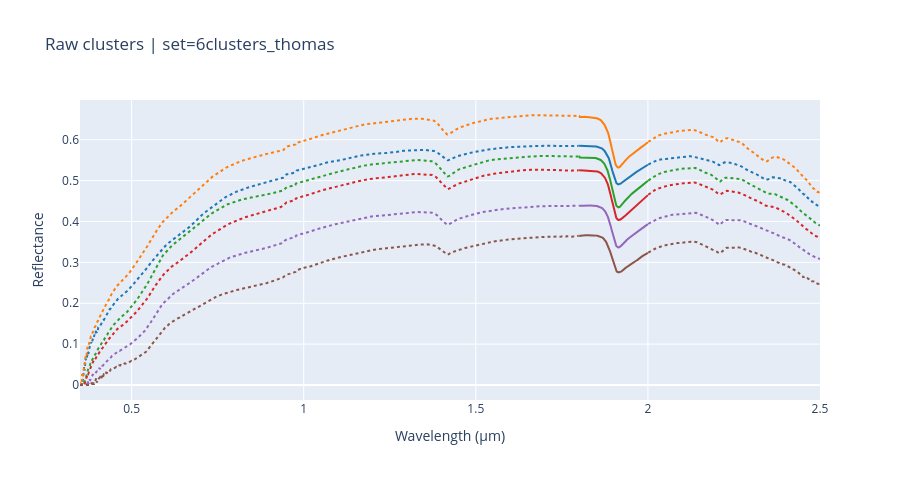
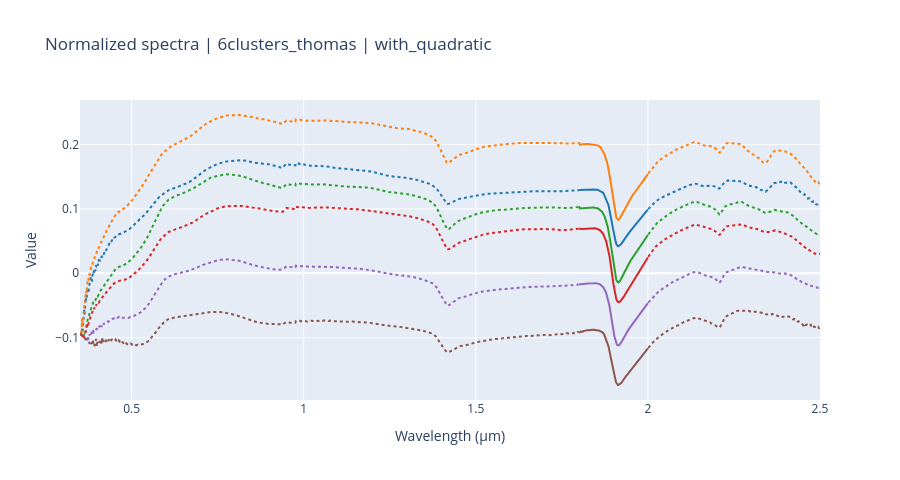
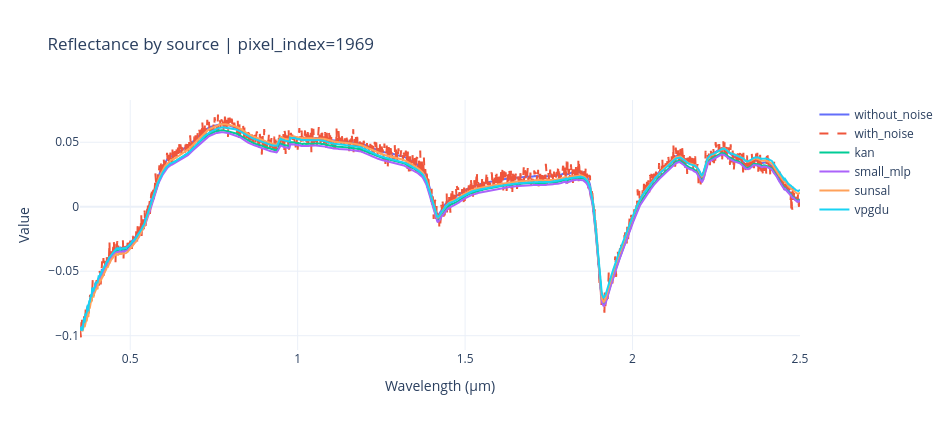
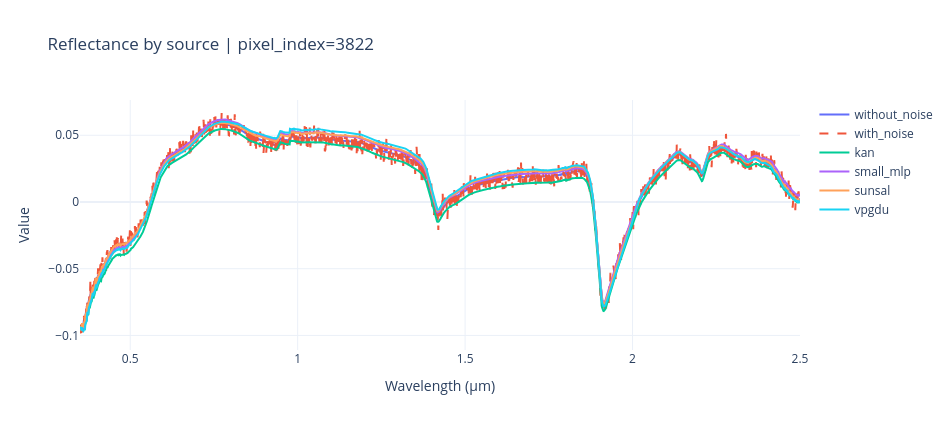

The code cell stored with these charts, in order, in its notebook:
### Code cell
run_experiments_notebook(project_root=project_root)
if IN_COLAB:
    # disconnect from the runtime to avoid timeout
    from google.colab import runtime  # type: ignore[import-not-found]
    runtime.unassign()

### Figure 1 — Plotly figure (JSON) as saved in the notebook; plotly's stock layout.template omitted (floating-point values rounded to 4 significant figures; data arrays with more than 128 entries replaced by an {"elided": "..."} marker saying what was removed)
{"data": [{"hovertemplate": "cluster=%{fullData.name}<br>wavelength=%{x:.3f} um<br>value=%{y:.4f}<extra></extra>", "legendgroup": "Cluster 1", "line": {"color": "#1f77b4", "dash": "solid"}, "mode": "lines", "name": "Cluster 1", "showlegend": false, "type": "scatter", "x": {"elided": "201 float values"}, "y": {"elided": "201 float values"}}, {"hovertemplate": "cluster=%{fullData.name}<br>wavelength=%{x:.3f} um<br>value=%{y:.4f}<extra></extra>", "legendgroup": "Cluster 1", "line": {"color": "#1f77b4", "dash": "dot"}, "mode": "lines", "name": "Cluster 1", "showlegend": false, "type": "scatter", "x": {"elided": "1450 float values"}, "y": {"elided": "1450 float values"}}, {"hovertemplate": "cluster=%{fullData.name}<br>wavelength=%{x:.3f} um<br>value=%{y:.4f}<extra></extra>", "legendgroup": "Cluster 1", "line": {"color": "#1f77b4", "dash": "dot"}, "mode": "lines", "name": "Cluster 1", "showlegend": false, "type": "scatter", "x": {"elided": "500 float values"}, "y": {"elided": "500 float values"}}, {"hovertemplate": "cluster=%{fullData.name}<br>wavelength=%{x:.3f} um<br>value=%{y:.4f}<extra></extra>", "legendgroup": "Cluster 2", "line": {"color": "#ff7f0e", "dash": "solid"}, "mode": "lines", "name": "Cluster 2", "showlegend": false, "type": "scatter", "x": {"elided": "201 float values"}, "y": {"elided": "201 float values"}}, {"hovertemplate": "cluster=%{fullData.name}<br>wavelength=%{x:.3f} um<br>value=%{y:.4f}<extra></extra>", "legendgroup": "Cluster 2", "line": {"color": "#ff7f0e", "dash": "dot"}, "mode": "lines", "name": "Cluster 2", "showlegend": false, "type": "scatter", "x": {"elided": "1450 float values"}, "y": {"elided": "1450 float values"}}, {"hovertemplate": "cluster=%{fullData.name}<br>wavelength=%{x:.3f} um<br>value=%{y:.4f}<extra></extra>", "legendgroup": "Cluster 2", "line": {"color": "#ff7f0e", "dash": "dot"}, "mode": "lines", "name": "Cluster 2", "showlegend": false, "type": "scatter", "x": {"elided": "500 float values"}, "y": {"elided": "500 float values"}}, {"hovertemplate": "cluster=%{fullData.name}<br>wavelength=%{x:.3f} um<br>value=%{y:.4f}<extra></extra>", "legendgroup": "Cluster 3", "line": {"color": "#2ca02c", "dash": "solid"}, "mode": "lines", "name": "Cluster 3", "showlegend": false, "type": "scatter", "x": {"elided": "201 float values"}, "y": {"elided": "201 float values"}}, {"hovertemplate": "cluster=%{fullData.name}<br>wavelength=%{x:.3f} um<br>value=%{y:.4f}<extra></extra>", "legendgroup": "Cluster 3", "line": {"color": "#2ca02c", "dash": "dot"}, "mode": "lines", "name": "Cluster 3", "showlegend": false, "type": "scatter", "x": {"elided": "1450 float values"}, "y": {"elided": "1450 float values"}}, {"hovertemplate": "cluster=%{fullData.name}<br>wavelength=%{x:.3f} um<br>value=%{y:.4f}<extra></extra>", "legendgroup": "Cluster 3", "line": {"color": "#2ca02c", "dash": "dot"}, "mode": "lines", "name": "Cluster 3", "showlegend": false, "type": "scatter", "x": {"elided": "500 float values"}, "y": {"elided": "500 float values"}}, {"hovertemplate": "cluster=%{fullData.name}<br>wavelength=%{x:.3f} um<br>value=%{y:.4f}<extra></extra>", "legendgroup": "Cluster 4", "line": {"color": "#d62728", "dash": "solid"}, "mode": "lines", "name": "Cluster 4", "showlegend": false, "type": "scatter", "x": {"elided": "201 float values"}, "y": {"elided": "201 float values"}}, {"hovertemplate": "cluster=%{fullData.name}<br>wavelength=%{x:.3f} um<br>value=%{y:.4f}<extra></extra>", "legendgroup": "Cluster 4", "line": {"color": "#d62728", "dash": "dot"}, "mode": "lines", "name": "Cluster 4", "showlegend": false, "type": "scatter", "x": {"elided": "1450 float values"}, "y": {"elided": "1450 float values"}}, {"hovertemplate": "cluster=%{fullData.name}<br>wavelength=%{x:.3f} um<br>value=%{y:.4f}<extra></extra>", "legendgroup": "Cluster 4", "line": {"color": "#d62728", "dash": "dot"}, "mode": "lines", "name": "Cluster 4", "showlegend": false, "type": "scatter", "x": {"elided": "500 float values"}, "y": {"elided": "500 float values"}}, {"hovertemplate": "cluster=%{fullData.name}<br>wavelength=%{x:.3f} um<br>value=%{y:.4f}<extra></extra>", "legendgroup": "Cluster 5", "line": {"color": "#9467bd", "dash": "solid"}, "mode": "lines", "name": "Cluster 5", "showlegend": false, "type": "scatter", "x": {"elided": "201 float values"}, "y": {"elided": "201 float values"}}, {"hovertemplate": "cluster=%{fullData.name}<br>wavelength=%{x:.3f} um<br>value=%{y:.4f}<extra></extra>", "legendgroup": "Cluster 5", "line": {"color": "#9467bd", "dash": "dot"}, "mode": "lines", "name": "Cluster 5", "showlegend": false, "type": "scatter", "x": {"elided": "1450 float values"}, "y": {"elided": "1450 float values"}}, {"hovertemplate": "cluster=%{fullData.name}<br>wavelength=%{x:.3f} um<br>value=%{y:.4f}<extra></extra>", "legendgroup": "Cluster 5", "line": {"color": "#9467bd", "dash": "dot"}, "mode": "lines", "name": "Cluster 5", "showlegend": false, "type": "scatter", "x": {"elided": "500 float values"}, "y": {"elided": "500 float values"}}, {"hovertemplate": "cluster=%{fullData.name}<br>wavelength=%{x:.3f} um<br>value=%{y:.4f}<extra></extra>", "legendgroup": "Cluster 6", "line": {"color": "#8c564b", "dash": "solid"}, "mode": "lines", "name": "Cluster 6", "showlegend": false, "type": "scatter", "x": {"elided": "201 float values"}, "y": {"elided": "201 float values"}}, {"hovertemplate": "cluster=%{fullData.name}<br>wavelength=%{x:.3f} um<br>value=%{y:.4f}<extra></extra>", "legendgroup": "Cluster 6", "line": {"color": "#8c564b", "dash": "dot"}, "mode": "lines", "name": "Cluster 6", "showlegend": false, "type": "scatter", "x": {"elided": "1450 float values"}, "y": {"elided": "1450 float values"}}, {"hovertemplate": "cluster=%{fullData.name}<br>wavelength=%{x:.3f} um<br>value=%{y:.4f}<extra></extra>", "legendgroup": "Cluster 6", "line": {"color": "#8c564b", "dash": "dot"}, "mode": "lines", "name": "Cluster 6", "showlegend": false, "type": "scatter", "x": {"elided": "500 float values"}, "y": {"elided": "500 float values"}}], "layout": {"height": 480, "title": {"text": "Raw clusters | set=6clusters_thomas"}, "xaxis": {"title": {"text": "Wavelength (µm)"}}, "yaxis": {"title": {"text": "Reflectance"}}}}

### Figure 2 — Plotly figure (JSON) as saved in the notebook; plotly's stock layout.template omitted (floating-point values rounded to 4 significant figures; data arrays with more than 128 entries replaced by an {"elided": "..."} marker saying what was removed)
{"data": [{"hovertemplate": "cluster=%{fullData.name}<br>wavelength=%{x:.3f} um<br>value=%{y:.4f}<extra></extra>", "legendgroup": "Cluster 1", "line": {"color": "#1f77b4", "dash": "solid"}, "mode": "lines", "name": "Cluster 1", "showlegend": false, "type": "scatter", "x": {"elided": "201 float values"}, "y": {"elided": "201 float values"}}, {"hovertemplate": "cluster=%{fullData.name}<br>wavelength=%{x:.3f} um<br>value=%{y:.4f}<extra></extra>", "legendgroup": "Cluster 1", "line": {"color": "#1f77b4", "dash": "dot"}, "mode": "lines", "name": "Cluster 1", "showlegend": false, "type": "scatter", "x": {"elided": "1450 float values"}, "y": {"elided": "1450 float values"}}, {"hovertemplate": "cluster=%{fullData.name}<br>wavelength=%{x:.3f} um<br>value=%{y:.4f}<extra></extra>", "legendgroup": "Cluster 1", "line": {"color": "#1f77b4", "dash": "dot"}, "mode": "lines", "name": "Cluster 1", "showlegend": false, "type": "scatter", "x": {"elided": "500 float values"}, "y": {"elided": "500 float values"}}, {"hovertemplate": "cluster=%{fullData.name}<br>wavelength=%{x:.3f} um<br>value=%{y:.4f}<extra></extra>", "legendgroup": "Cluster 2", "line": {"color": "#ff7f0e", "dash": "solid"}, "mode": "lines", "name": "Cluster 2", "showlegend": false, "type": "scatter", "x": {"elided": "201 float values"}, "y": {"elided": "201 float values"}}, {"hovertemplate": "cluster=%{fullData.name}<br>wavelength=%{x:.3f} um<br>value=%{y:.4f}<extra></extra>", "legendgroup": "Cluster 2", "line": {"color": "#ff7f0e", "dash": "dot"}, "mode": "lines", "name": "Cluster 2", "showlegend": false, "type": "scatter", "x": {"elided": "1450 float values"}, "y": {"elided": "1450 float values"}}, {"hovertemplate": "cluster=%{fullData.name}<br>wavelength=%{x:.3f} um<br>value=%{y:.4f}<extra></extra>", "legendgroup": "Cluster 2", "line": {"color": "#ff7f0e", "dash": "dot"}, "mode": "lines", "name": "Cluster 2", "showlegend": false, "type": "scatter", "x": {"elided": "500 float values"}, "y": {"elided": "500 float values"}}, {"hovertemplate": "cluster=%{fullData.name}<br>wavelength=%{x:.3f} um<br>value=%{y:.4f}<extra></extra>", "legendgroup": "Cluster 3", "line": {"color": "#2ca02c", "dash": "solid"}, "mode": "lines", "name": "Cluster 3", "showlegend": false, "type": "scatter", "x": {"elided": "201 float values"}, "y": {"elided": "201 float values"}}, {"hovertemplate": "cluster=%{fullData.name}<br>wavelength=%{x:.3f} um<br>value=%{y:.4f}<extra></extra>", "legendgroup": "Cluster 3", "line": {"color": "#2ca02c", "dash": "dot"}, "mode": "lines", "name": "Cluster 3", "showlegend": false, "type": "scatter", "x": {"elided": "1450 float values"}, "y": {"elided": "1450 float values"}}, {"hovertemplate": "cluster=%{fullData.name}<br>wavelength=%{x:.3f} um<br>value=%{y:.4f}<extra></extra>", "legendgroup": "Cluster 3", "line": {"color": "#2ca02c", "dash": "dot"}, "mode": "lines", "name": "Cluster 3", "showlegend": false, "type": "scatter", "x": {"elided": "500 float values"}, "y": {"elided": "500 float values"}}, {"hovertemplate": "cluster=%{fullData.name}<br>wavelength=%{x:.3f} um<br>value=%{y:.4f}<extra></extra>", "legendgroup": "Cluster 4", "line": {"color": "#d62728", "dash": "solid"}, "mode": "lines", "name": "Cluster 4", "showlegend": false, "type": "scatter", "x": {"elided": "201 float values"}, "y": {"elided": "201 float values"}}, {"hovertemplate": "cluster=%{fullData.name}<br>wavelength=%{x:.3f} um<br>value=%{y:.4f}<extra></extra>", "legendgroup": "Cluster 4", "line": {"color": "#d62728", "dash": "dot"}, "mode": "lines", "name": "Cluster 4", "showlegend": false, "type": "scatter", "x": {"elided": "1450 float values"}, "y": {"elided": "1450 float values"}}, {"hovertemplate": "cluster=%{fullData.name}<br>wavelength=%{x:.3f} um<br>value=%{y:.4f}<extra></extra>", "legendgroup": "Cluster 4", "line": {"color": "#d62728", "dash": "dot"}, "mode": "lines", "name": "Cluster 4", "showlegend": false, "type": "scatter", "x": {"elided": "500 float values"}, "y": {"elided": "500 float values"}}, {"hovertemplate": "cluster=%{fullData.name}<br>wavelength=%{x:.3f} um<br>value=%{y:.4f}<extra></extra>", "legendgroup": "Cluster 5", "line": {"color": "#9467bd", "dash": "solid"}, "mode": "lines", "name": "Cluster 5", "showlegend": false, "type": "scatter", "x": {"elided": "201 float values"}, "y": {"elided": "201 float values"}}, {"hovertemplate": "cluster=%{fullData.name}<br>wavelength=%{x:.3f} um<br>value=%{y:.4f}<extra></extra>", "legendgroup": "Cluster 5", "line": {"color": "#9467bd", "dash": "dot"}, "mode": "lines", "name": "Cluster 5", "showlegend": false, "type": "scatter", "x": {"elided": "1450 float values"}, "y": {"elided": "1450 float values"}}, {"hovertemplate": "cluster=%{fullData.name}<br>wavelength=%{x:.3f} um<br>value=%{y:.4f}<extra></extra>", "legendgroup": "Cluster 5", "line": {"color": "#9467bd", "dash": "dot"}, "mode": "lines", "name": "Cluster 5", "showlegend": false, "type": "scatter", "x": {"elided": "500 float values"}, "y": {"elided": "500 float values"}}, {"hovertemplate": "cluster=%{fullData.name}<br>wavelength=%{x:.3f} um<br>value=%{y:.4f}<extra></extra>", "legendgroup": "Cluster 6", "line": {"color": "#8c564b", "dash": "solid"}, "mode": "lines", "name": "Cluster 6", "showlegend": false, "type": "scatter", "x": {"elided": "201 float values"}, "y": {"elided": "201 float values"}}, {"hovertemplate": "cluster=%{fullData.name}<br>wavelength=%{x:.3f} um<br>value=%{y:.4f}<extra></extra>", "legendgroup": "Cluster 6", "line": {"color": "#8c564b", "dash": "dot"}, "mode": "lines", "name": "Cluster 6", "showlegend": false, "type": "scatter", "x": {"elided": "1450 float values"}, "y": {"elided": "1450 float values"}}, {"hovertemplate": "cluster=%{fullData.name}<br>wavelength=%{x:.3f} um<br>value=%{y:.4f}<extra></extra>", "legendgroup": "Cluster 6", "line": {"color": "#8c564b", "dash": "dot"}, "mode": "lines", "name": "Cluster 6", "showlegend": false, "type": "scatter", "x": {"elided": "500 float values"}, "y": {"elided": "500 float values"}}], "layout": {"height": 480, "title": {"text": "Normalized spectra | 6clusters_thomas | with_quadratic"}, "xaxis": {"title": {"text": "Wavelength (µm)"}}, "yaxis": {"title": {"text": "Value"}}}}

### Figure 3 — Plotly figure (JSON) as saved in the notebook; plotly's stock layout.template omitted (floating-point values rounded to 4 significant figures; data arrays with more than 128 entries replaced by an {"elided": "..."} marker saying what was removed)
{"data": [{"mode": "lines", "name": "without_noise", "type": "scatter", "x": {"elided": "2151 float values"}, "y": {"elided": "2151 float values"}}, {"line": {"dash": "dash"}, "mode": "lines", "name": "with_noise", "type": "scatter", "x": {"elided": "2151 float values"}, "y": {"elided": "2151 float values"}}, {"mode": "lines", "name": "kan", "type": "scatter", "x": {"elided": "2151 float values"}, "y": {"elided": "2151 float values"}}, {"mode": "lines", "name": "small_mlp", "type": "scatter", "x": {"elided": "2151 float values"}, "y": {"elided": "2151 float values"}}, {"mode": "lines", "name": "sunsal", "type": "scatter", "x": {"elided": "2151 float values"}, "y": {"elided": "2151 float values"}}, {"mode": "lines", "name": "vpgdu", "type": "scatter", "x": {"elided": "2151 float values"}, "y": {"elided": "2151 float values"}}], "layout": {"height": 430, "title": {"text": "Reflectance by source | pixel_index=1969"}, "width": 950, "xaxis": {"title": {"text": "Wavelength (µm)"}}, "yaxis": {"title": {"text": "Value"}}}}

### Figure 4 — Plotly figure (JSON) as saved in the notebook; plotly's stock layout.template omitted (floating-point values rounded to 4 significant figures; data arrays with more than 128 entries replaced by an {"elided": "..."} marker saying what was removed)
{"data": [{"mode": "lines", "name": "without_noise", "type": "scatter", "x": {"elided": "2151 float values"}, "y": {"elided": "2151 float values"}}, {"line": {"dash": "dash"}, "mode": "lines", "name": "with_noise", "type": "scatter", "x": {"elided": "2151 float values"}, "y": {"elided": "2151 float values"}}, {"mode": "lines", "name": "kan", "type": "scatter", "x": {"elided": "2151 float values"}, "y": {"elided": "2151 float values"}}, {"mode": "lines", "name": "small_mlp", "type": "scatter", "x": {"elided": "2151 float values"}, "y": {"elided": "2151 float values"}}, {"mode": "lines", "name": "sunsal", "type": "scatter", "x": {"elided": "2151 float values"}, "y": {"elided": "2151 float values"}}, {"mode": "lines", "name": "vpgdu", "type": "scatter", "x": {"elided": "2151 float values"}, "y": {"elided": "2151 float values"}}], "layout": {"height": 430, "title": {"text": "Reflectance by source | pixel_index=3822"}, "width": 950, "xaxis": {"title": {"text": "Wavelength (µm)"}}, "yaxis": {"title": {"text": "Value"}}}}
